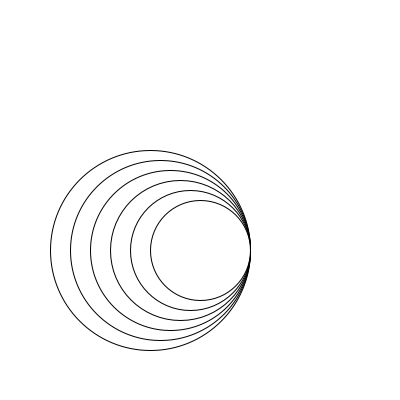
Frame 1 (no input)
Frame 60 (the mouse pressed at the canvas centre just before this capture): identical to frame 1, image omitted
Frame 120 (the mouse held since frame 60 and released just before this capture): identical to frame 1, image omitted

The Processing sketch that drew this single still picture (run headless with seeded random() and noise(); from frame 60 on, the mouse is pressed at the canvas centre):

// Processing sketch: opdracht_9_6
// ── opdracht_9_6.pde


void setup(){
size (400,400);
}

void draw(){
  background(255,255,255);
 drawRightc(250,250,200,6);
 
}

void drawRightc(int x, int y,int sizeC, int aantal){
   for(int i = 0; i < aantal; i++){
    
    ellipse(x -sizeC/2,y,sizeC,sizeC);
    sizeC -= 20;
    }
}
